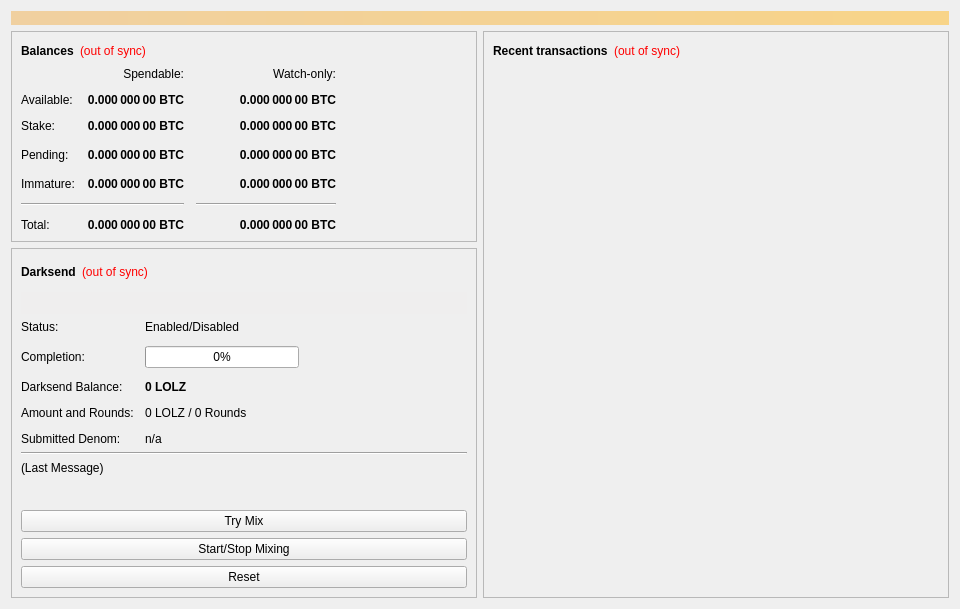
<?xml version="1.0" encoding="UTF-8"?>
<ui version="4.0">
 <class>OverviewPage</class>
 <widget class="QWidget" name="OverviewPage">
  <property name="geometry">
   <rect>
    <x>0</x>
    <y>0</y>
    <width>960</width>
    <height>594</height>
   </rect>
  </property>
  <property name="minimumSize">
   <size>
    <width>960</width>
    <height>0</height>
   </size>
  </property>
  <property name="windowTitle">
   <string>Form</string>
  </property>
  <layout class="QVBoxLayout" name="topLayout">
   <item>
    <widget class="QLabel" name="labelAlerts">
     <property name="visible">
      <bool>false</bool>
     </property>
     <property name="styleSheet">
      <string notr="true">background-color: qlineargradient(x1: 0, y1: 0, x2: 1, y2: 0, stop:0 #F0D0A0, stop:1 #F8D488); color:#000000;</string>
     </property>
     <property name="wordWrap">
      <bool>true</bool>
     </property>
     <property name="margin">
      <number>3</number>
     </property>
    </widget>
   </item>
   <item>
    <layout class="QHBoxLayout" name="horizontalLayout" stretch="1,1">
     <item>
      <layout class="QVBoxLayout" name="verticalLayout_2">
       <item>
        <widget class="QFrame" name="frame">
         <property name="frameShape">
          <enum>QFrame::StyledPanel</enum>
         </property>
         <property name="frameShadow">
          <enum>QFrame::Raised</enum>
         </property>
         <layout class="QVBoxLayout" name="verticalLayout_4">
          <item>
           <layout class="QHBoxLayout" name="horizontalLayout_4">
            <item>
             <widget class="QLabel" name="label_5">
              <property name="font">
               <font>
                <weight>75</weight>
                <bold>true</bold>
               </font>
              </property>
              <property name="text">
               <string>Balances</string>
              </property>
             </widget>
            </item>
            <item>
             <widget class="QLabel" name="labelWalletStatus">
              <property name="cursor">
               <cursorShape>WhatsThisCursor</cursorShape>
              </property>
              <property name="toolTip">
               <string>The displayed information may be out of date. Your wallet automatically synchronizes with the LoanOrLeaseZ network after a connection is established, but this process has not completed yet.</string>
              </property>
              <property name="styleSheet">
               <string notr="true">QLabel { color: red; }</string>
              </property>
              <property name="text">
               <string notr="true">(out of sync)</string>
              </property>
              <property name="alignment">
               <set>Qt::AlignLeading|Qt::AlignLeft|Qt::AlignVCenter</set>
              </property>
             </widget>
            </item>
            <item>
             <spacer name="horizontalSpacer_3">
              <property name="orientation">
               <enum>Qt::Horizontal</enum>
              </property>
              <property name="sizeHint" stdset="0">
               <size>
                <width>40</width>
                <height>20</height>
               </size>
              </property>
             </spacer>
            </item>
           </layout>
          </item>
          <item>
           <layout class="QGridLayout" name="gridLayout">
            <property name="spacing">
             <number>12</number>
            </property>
            <item row="3" column="2">
             <widget class="QLabel" name="labelWatchPending">
              <property name="font">
               <font>
                <weight>75</weight>
                <bold>true</bold>
               </font>
              </property>
              <property name="cursor">
               <cursorShape>IBeamCursor</cursorShape>
              </property>
              <property name="toolTip">
               <string>Unconfirmed transactions to watch-only addresses</string>
              </property>
              <property name="text">
               <string notr="true">0.000 000 00 BTC</string>
              </property>
              <property name="alignment">
               <set>Qt::AlignRight|Qt::AlignTrailing|Qt::AlignVCenter</set>
              </property>
              <property name="textInteractionFlags">
               <set>Qt::LinksAccessibleByMouse|Qt::TextSelectableByKeyboard|Qt::TextSelectableByMouse</set>
              </property>
             </widget>
            </item>
            <item row="3" column="1">
             <widget class="QLabel" name="labelUnconfirmed">
              <property name="font">
               <font>
                <weight>75</weight>
                <bold>true</bold>
               </font>
              </property>
              <property name="cursor">
               <cursorShape>IBeamCursor</cursorShape>
              </property>
              <property name="toolTip">
               <string>Total of transactions that have yet to be confirmed, and do not yet count toward the spendable balance</string>
              </property>
              <property name="text">
               <string notr="true">0.000 000 00 BTC</string>
              </property>
              <property name="alignment">
               <set>Qt::AlignRight|Qt::AlignTrailing|Qt::AlignVCenter</set>
              </property>
              <property name="textInteractionFlags">
               <set>Qt::LinksAccessibleByMouse|Qt::TextSelectableByKeyboard|Qt::TextSelectableByMouse</set>
              </property>
             </widget>
            </item>
            <item row="4" column="2">
             <widget class="QLabel" name="labelWatchImmature">
              <property name="font">
               <font>
                <weight>75</weight>
                <bold>true</bold>
               </font>
              </property>
              <property name="cursor">
               <cursorShape>IBeamCursor</cursorShape>
              </property>
              <property name="toolTip">
               <string>Mined balance in watch-only addresses that has not yet matured</string>
              </property>
              <property name="text">
               <string notr="true">0.000 000 00 BTC</string>
              </property>
              <property name="alignment">
               <set>Qt::AlignRight|Qt::AlignTrailing|Qt::AlignVCenter</set>
              </property>
              <property name="textInteractionFlags">
               <set>Qt::LinksAccessibleByMouse|Qt::TextSelectableByKeyboard|Qt::TextSelectableByMouse</set>
              </property>
             </widget>
            </item>
            <item row="5" column="0" colspan="2">
             <widget class="Line" name="lineSpendableBalance">
              <property name="orientation">
               <enum>Qt::Horizontal</enum>
              </property>
             </widget>
            </item>
            <item row="5" column="2">
             <widget class="Line" name="lineWatchBalance">
              <property name="sizePolicy">
               <sizepolicy hsizetype="Preferred" vsizetype="Fixed">
                <horstretch>0</horstretch>
                <verstretch>0</verstretch>
               </sizepolicy>
              </property>
              <property name="minimumSize">
               <size>
                <width>140</width>
                <height>0</height>
               </size>
              </property>
              <property name="orientation">
               <enum>Qt::Horizontal</enum>
              </property>
             </widget>
            </item>
            <item row="6" column="0">
             <widget class="QLabel" name="labelTotalText">
              <property name="text">
               <string>Total:</string>
              </property>
             </widget>
            </item>
            <item row="4" column="1">
             <widget class="QLabel" name="labelImmature">
              <property name="font">
               <font>
                <weight>75</weight>
                <bold>true</bold>
               </font>
              </property>
              <property name="cursor">
               <cursorShape>IBeamCursor</cursorShape>
              </property>
              <property name="toolTip">
               <string>Mined balance that has not yet matured</string>
              </property>
              <property name="text">
               <string notr="true">0.000 000 00 BTC</string>
              </property>
              <property name="alignment">
               <set>Qt::AlignRight|Qt::AlignTrailing|Qt::AlignVCenter</set>
              </property>
              <property name="textInteractionFlags">
               <set>Qt::LinksAccessibleByMouse|Qt::TextSelectableByKeyboard|Qt::TextSelectableByMouse</set>
              </property>
             </widget>
            </item>
            <item row="3" column="3">
             <spacer name="horizontalSpacer_2">
              <property name="orientation">
               <enum>Qt::Horizontal</enum>
              </property>
              <property name="sizeHint" stdset="0">
               <size>
                <width>40</width>
                <height>20</height>
               </size>
              </property>
             </spacer>
            </item>
            <item row="4" column="0">
             <widget class="QLabel" name="labelImmatureText">
              <property name="text">
               <string>Immature:</string>
              </property>
             </widget>
            </item>
            <item row="6" column="1">
             <widget class="QLabel" name="labelTotal">
              <property name="font">
               <font>
                <weight>75</weight>
                <bold>true</bold>
               </font>
              </property>
              <property name="cursor">
               <cursorShape>IBeamCursor</cursorShape>
              </property>
              <property name="toolTip">
               <string>Your current total balance</string>
              </property>
              <property name="text">
               <string notr="true">0.000 000 00 BTC</string>
              </property>
              <property name="alignment">
               <set>Qt::AlignRight|Qt::AlignTrailing|Qt::AlignVCenter</set>
              </property>
              <property name="textInteractionFlags">
               <set>Qt::LinksAccessibleByMouse|Qt::TextSelectableByKeyboard|Qt::TextSelectableByMouse</set>
              </property>
             </widget>
            </item>
            <item row="6" column="2">
             <widget class="QLabel" name="labelWatchTotal">
              <property name="font">
               <font>
                <weight>75</weight>
                <bold>true</bold>
               </font>
              </property>
              <property name="cursor">
               <cursorShape>IBeamCursor</cursorShape>
              </property>
              <property name="toolTip">
               <string>Current total balance in watch-only addresses</string>
              </property>
              <property name="text">
               <string notr="true">0.000 000 00 BTC</string>
              </property>
              <property name="alignment">
               <set>Qt::AlignRight|Qt::AlignTrailing|Qt::AlignVCenter</set>
              </property>
              <property name="textInteractionFlags">
               <set>Qt::LinksAccessibleByMouse|Qt::TextSelectableByKeyboard|Qt::TextSelectableByMouse</set>
              </property>
             </widget>
            </item>
            <item row="0" column="2">
             <widget class="QLabel" name="labelWatchonly">
              <property name="text">
               <string>Watch-only:</string>
              </property>
              <property name="alignment">
               <set>Qt::AlignRight|Qt::AlignTrailing|Qt::AlignVCenter</set>
              </property>
             </widget>
            </item>
            <item row="1" column="0">
             <widget class="QLabel" name="labelBalanceText">
              <property name="text">
               <string>Available:</string>
              </property>
             </widget>
            </item>
            <item row="1" column="1">
             <widget class="QLabel" name="labelBalance">
              <property name="font">
               <font>
                <weight>75</weight>
                <bold>true</bold>
               </font>
              </property>
              <property name="cursor">
               <cursorShape>IBeamCursor</cursorShape>
              </property>
              <property name="toolTip">
               <string>Your current spendable balance</string>
              </property>
              <property name="text">
               <string notr="true">0.000 000 00 BTC</string>
              </property>
              <property name="alignment">
               <set>Qt::AlignRight|Qt::AlignTrailing|Qt::AlignVCenter</set>
              </property>
              <property name="textInteractionFlags">
               <set>Qt::LinksAccessibleByMouse|Qt::TextSelectableByKeyboard|Qt::TextSelectableByMouse</set>
              </property>
             </widget>
            </item>
            <item row="2" column="0">
             <widget class="QLabel" name="label_10">
              <property name="text">
               <string>Stake:</string>
              </property>
             </widget>
            </item>
            <item row="2" column="1">
             <widget class="QLabel" name="labelStake">
              <property name="font">
               <font>
                <weight>75</weight>
                <bold>true</bold>
               </font>
              </property>
              <property name="cursor">
               <cursorShape>IBeamCursor</cursorShape>
              </property>
              <property name="toolTip">
               <string>Total of coins that was staked, and do not yet count toward the current balance</string>
              </property>
              <property name="text">
               <string notr="true">0.000 000 00 BTC</string>
              </property>
              <property name="alignment">
               <set>Qt::AlignRight|Qt::AlignTrailing|Qt::AlignVCenter</set>
              </property>
              <property name="textInteractionFlags">
               <set>Qt::LinksAccessibleByMouse|Qt::TextSelectableByKeyboard|Qt::TextSelectableByMouse</set>
              </property>
             </widget>
            </item>
            <item row="2" column="2">
             <widget class="QLabel" name="labelWatchStake">
              <property name="font">
               <font>
                <weight>75</weight>
                <bold>true</bold>
               </font>
              </property>
              <property name="cursor">
               <cursorShape>IBeamCursor</cursorShape>
              </property>
              <property name="toolTip">
               <string>Total of coins that was staked in watch-only addresses, and do not yet count toward the current watch-only balance</string>
              </property>
              <property name="text">
               <string notr="true">0.000 000 00 BTC</string>
              </property>
              <property name="alignment">
               <set>Qt::AlignRight|Qt::AlignTrailing|Qt::AlignVCenter</set>
              </property>
              <property name="textInteractionFlags">
               <set>Qt::LinksAccessibleByMouse|Qt::TextSelectableByKeyboard|Qt::TextSelectableByMouse</set>
              </property>
             </widget>
            </item>
            <item row="1" column="2">
             <widget class="QLabel" name="labelWatchAvailable">
              <property name="font">
               <font>
                <weight>75</weight>
                <bold>true</bold>
               </font>
              </property>
              <property name="cursor">
               <cursorShape>IBeamCursor</cursorShape>
              </property>
              <property name="toolTip">
               <string>Your current balance in watch-only addresses</string>
              </property>
              <property name="text">
               <string notr="true">0.000 000 00 BTC</string>
              </property>
              <property name="alignment">
               <set>Qt::AlignRight|Qt::AlignTrailing|Qt::AlignVCenter</set>
              </property>
              <property name="textInteractionFlags">
               <set>Qt::LinksAccessibleByMouse|Qt::TextSelectableByKeyboard|Qt::TextSelectableByMouse</set>
              </property>
             </widget>
            </item>
            <item row="3" column="0">
             <widget class="QLabel" name="labelPendingText">
              <property name="text">
               <string>Pending:</string>
              </property>
             </widget>
            </item>
            <item row="0" column="1">
             <widget class="QLabel" name="labelSpendable">
              <property name="text">
               <string>Spendable:</string>
              </property>
              <property name="alignment">
               <set>Qt::AlignRight|Qt::AlignTrailing|Qt::AlignVCenter</set>
              </property>
             </widget>
            </item>
           </layout>
          </item>
         </layout>
        </widget>
       </item>
       <item>
        <widget class="QFrame" name="frameDarksend">
		<property name="visible">
          <bool>false</bool>
         </property>
         <property name="sizePolicy">
          <sizepolicy hsizetype="Expanding" vsizetype="Expanding">
           <horstretch>0</horstretch>
           <verstretch>0</verstretch>
          </sizepolicy>
         </property>
         <property name="minimumSize">
          <size>
           <width>0</width>
           <height>350</height>
          </size>
         </property>
         <property name="layoutDirection">
          <enum>Qt::LeftToRight</enum>
         </property>
         <property name="frameShape">
          <enum>QFrame::StyledPanel</enum>
         </property>
         <property name="frameShadow">
          <enum>QFrame::Raised</enum>
         </property>
         <layout class="QVBoxLayout" name="verticalLayout_5">
          <item>
           <layout class="QHBoxLayout" name="horizontalLayout_5">
            <item>
             <widget class="QLabel" name="label_2">
              <property name="font">
               <font>
                <weight>75</weight>
                <bold>true</bold>
               </font>
              </property>
              <property name="text">
               <string>Darksend</string>
              </property>
             </widget>
            </item>
            <item>
             <widget class="QLabel" name="labelDarksendSyncStatus">
              <property name="toolTip">
               <string>The displayed information may be out of date. Your wallet automatically synchronizes with the LoanOrLeaseZ network after a connection is established, but this process has not completed yet.</string>
              </property>
              <property name="styleSheet">
               <string notr="true">QLabel { color: red; }</string>
              </property>
              <property name="text">
               <string notr="true">(out of sync)</string>
              </property>
              <property name="alignment">
               <set>Qt::AlignLeading|Qt::AlignLeft|Qt::AlignVCenter</set>
              </property>
             </widget>
            </item>
            <item>
             <spacer name="horizontalSpacer_4">
              <property name="orientation">
               <enum>Qt::Horizontal</enum>
              </property>
              <property name="sizeHint" stdset="0">
               <size>
                <width>40</width>
                <height>20</height>
               </size>
              </property>
             </spacer>
            </item>
           </layout>
          </item>
          <item>
           <widget class="QPushButton" name="runAutoDenom">
            <property name="palette">
             <palette>
              <active>
               <colorrole role="WindowText">
                <brush brushstyle="SolidPattern">
                 <color alpha="255">
                  <red>0</red>
                  <green>0</green>
                  <blue>0</blue>
                 </color>
                </brush>
               </colorrole>
               <colorrole role="Button">
                <brush brushstyle="SolidPattern">
                 <color alpha="255">
                  <red>239</red>
                  <green>238</green>
                  <blue>238</blue>
                 </color>
                </brush>
               </colorrole>
               <colorrole role="Light">
                <brush brushstyle="SolidPattern">
                 <color alpha="255">
                  <red>255</red>
                  <green>255</green>
                  <blue>255</blue>
                 </color>
                </brush>
               </colorrole>
               <colorrole role="Midlight">
                <brush brushstyle="SolidPattern">
                 <color alpha="255">
                  <red>247</red>
                  <green>246</green>
                  <blue>246</blue>
                 </color>
                </brush>
               </colorrole>
               <colorrole role="Dark">
                <brush brushstyle="SolidPattern">
                 <color alpha="255">
                  <red>119</red>
                  <green>119</green>
                  <blue>119</blue>
                 </color>
                </brush>
               </colorrole>
               <colorrole role="Mid">
                <brush brushstyle="SolidPattern">
                 <color alpha="255">
                  <red>159</red>
                  <green>159</green>
                  <blue>159</blue>
                 </color>
                </brush>
               </colorrole>
               <colorrole role="Text">
                <brush brushstyle="SolidPattern">
                 <color alpha="255">
                  <red>0</red>
                  <green>0</green>
                  <blue>0</blue>
                 </color>
                </brush>
               </colorrole>
               <colorrole role="BrightText">
                <brush brushstyle="SolidPattern">
                 <color alpha="255">
                  <red>255</red>
                  <green>255</green>
                  <blue>255</blue>
                 </color>
                </brush>
               </colorrole>
               <colorrole role="ButtonText">
                <brush brushstyle="SolidPattern">
                 <color alpha="255">
                  <red>0</red>
                  <green>0</green>
                  <blue>0</blue>
                 </color>
                </brush>
               </colorrole>
               <colorrole role="Base">
                <brush brushstyle="SolidPattern">
                 <color alpha="255">
                  <red>255</red>
                  <green>255</green>
                  <blue>255</blue>
                 </color>
                </brush>
               </colorrole>
               <colorrole role="Window">
                <brush brushstyle="SolidPattern">
                 <color alpha="255">
                  <red>239</red>
                  <green>238</green>
                  <blue>238</blue>
                 </color>
                </brush>
               </colorrole>
               <colorrole role="Shadow">
                <brush brushstyle="SolidPattern">
                 <color alpha="255">
                  <red>0</red>
                  <green>0</green>
                  <blue>0</blue>
                 </color>
                </brush>
               </colorrole>
               <colorrole role="AlternateBase">
                <brush brushstyle="SolidPattern">
                 <color alpha="255">
                  <red>247</red>
                  <green>246</green>
                  <blue>246</blue>
                 </color>
                </brush>
               </colorrole>
               <colorrole role="ToolTipBase">
                <brush brushstyle="SolidPattern">
                 <color alpha="255">
                  <red>255</red>
                  <green>255</green>
                  <blue>220</blue>
                 </color>
                </brush>
               </colorrole>
               <colorrole role="ToolTipText">
                <brush brushstyle="SolidPattern">
                 <color alpha="255">
                  <red>0</red>
                  <green>0</green>
                  <blue>0</blue>
                 </color>
                </brush>
               </colorrole>
              </active>
              <inactive>
               <colorrole role="WindowText">
                <brush brushstyle="SolidPattern">
                 <color alpha="255">
                  <red>0</red>
                  <green>0</green>
                  <blue>0</blue>
                 </color>
                </brush>
               </colorrole>
               <colorrole role="Button">
                <brush brushstyle="SolidPattern">
                 <color alpha="255">
                  <red>239</red>
                  <green>238</green>
                  <blue>238</blue>
                 </color>
                </brush>
               </colorrole>
               <colorrole role="Light">
                <brush brushstyle="SolidPattern">
                 <color alpha="255">
                  <red>255</red>
                  <green>255</green>
                  <blue>255</blue>
                 </color>
                </brush>
               </colorrole>
               <colorrole role="Midlight">
                <brush brushstyle="SolidPattern">
                 <color alpha="255">
                  <red>247</red>
                  <green>246</green>
                  <blue>246</blue>
                 </color>
                </brush>
               </colorrole>
               <colorrole role="Dark">
                <brush brushstyle="SolidPattern">
                 <color alpha="255">
                  <red>119</red>
                  <green>119</green>
                  <blue>119</blue>
                 </color>
                </brush>
               </colorrole>
               <colorrole role="Mid">
                <brush brushstyle="SolidPattern">
                 <color alpha="255">
                  <red>159</red>
                  <green>159</green>
                  <blue>159</blue>
                 </color>
                </brush>
               </colorrole>
               <colorrole role="Text">
                <brush brushstyle="SolidPattern">
                 <color alpha="255">
                  <red>0</red>
                  <green>0</green>
                  <blue>0</blue>
                 </color>
                </brush>
               </colorrole>
               <colorrole role="BrightText">
                <brush brushstyle="SolidPattern">
                 <color alpha="255">
                  <red>255</red>
                  <green>255</green>
                  <blue>255</blue>
                 </color>
                </brush>
               </colorrole>
               <colorrole role="ButtonText">
                <brush brushstyle="SolidPattern">
                 <color alpha="255">
                  <red>0</red>
                  <green>0</green>
                  <blue>0</blue>
                 </color>
                </brush>
               </colorrole>
               <colorrole role="Base">
                <brush brushstyle="SolidPattern">
                 <color alpha="255">
                  <red>255</red>
                  <green>255</green>
                  <blue>255</blue>
                 </color>
                </brush>
               </colorrole>
               <colorrole role="Window">
                <brush brushstyle="SolidPattern">
                 <color alpha="255">
                  <red>239</red>
                  <green>238</green>
                  <blue>238</blue>
                 </color>
                </brush>
               </colorrole>
               <colorrole role="Shadow">
                <brush brushstyle="SolidPattern">
                 <color alpha="255">
                  <red>0</red>
                  <green>0</green>
                  <blue>0</blue>
                 </color>
                </brush>
               </colorrole>
               <colorrole role="AlternateBase">
                <brush brushstyle="SolidPattern">
                 <color alpha="255">
                  <red>247</red>
                  <green>246</green>
                  <blue>246</blue>
                 </color>
                </brush>
               </colorrole>
               <colorrole role="ToolTipBase">
                <brush brushstyle="SolidPattern">
                 <color alpha="255">
                  <red>255</red>
                  <green>255</green>
                  <blue>220</blue>
                 </color>
                </brush>
               </colorrole>
               <colorrole role="ToolTipText">
                <brush brushstyle="SolidPattern">
                 <color alpha="255">
                  <red>0</red>
                  <green>0</green>
                  <blue>0</blue>
                 </color>
                </brush>
               </colorrole>
              </inactive>
              <disabled>
               <colorrole role="WindowText">
                <brush brushstyle="SolidPattern">
                 <color alpha="255">
                  <red>119</red>
                  <green>119</green>
                  <blue>119</blue>
                 </color>
                </brush>
               </colorrole>
               <colorrole role="Button">
                <brush brushstyle="SolidPattern">
                 <color alpha="255">
                  <red>239</red>
                  <green>238</green>
                  <blue>238</blue>
                 </color>
                </brush>
               </colorrole>
               <colorrole role="Light">
                <brush brushstyle="SolidPattern">
                 <color alpha="255">
                  <red>255</red>
                  <green>255</green>
                  <blue>255</blue>
                 </color>
                </brush>
               </colorrole>
               <colorrole role="Midlight">
                <brush brushstyle="SolidPattern">
                 <color alpha="255">
                  <red>247</red>
                  <green>246</green>
                  <blue>246</blue>
                 </color>
                </brush>
               </colorrole>
               <colorrole role="Dark">
                <brush brushstyle="SolidPattern">
                 <color alpha="255">
                  <red>119</red>
                  <green>119</green>
                  <blue>119</blue>
                 </color>
                </brush>
               </colorrole>
               <colorrole role="Mid">
                <brush brushstyle="SolidPattern">
                 <color alpha="255">
                  <red>159</red>
                  <green>159</green>
                  <blue>159</blue>
                 </color>
                </brush>
               </colorrole>
               <colorrole role="Text">
                <brush brushstyle="SolidPattern">
                 <color alpha="255">
                  <red>119</red>
                  <green>119</green>
                  <blue>119</blue>
                 </color>
                </brush>
               </colorrole>
               <colorrole role="BrightText">
                <brush brushstyle="SolidPattern">
                 <color alpha="255">
                  <red>255</red>
                  <green>255</green>
                  <blue>255</blue>
                 </color>
                </brush>
               </colorrole>
               <colorrole role="ButtonText">
                <brush brushstyle="SolidPattern">
                 <color alpha="255">
                  <red>119</red>
                  <green>119</green>
                  <blue>119</blue>
                 </color>
                </brush>
               </colorrole>
               <colorrole role="Base">
                <brush brushstyle="SolidPattern">
                 <color alpha="255">
                  <red>239</red>
                  <green>238</green>
                  <blue>238</blue>
                 </color>
                </brush>
               </colorrole>
               <colorrole role="Window">
                <brush brushstyle="SolidPattern">
                 <color alpha="255">
                  <red>239</red>
                  <green>238</green>
                  <blue>238</blue>
                 </color>
                </brush>
               </colorrole>
               <colorrole role="Shadow">
                <brush brushstyle="SolidPattern">
                 <color alpha="255">
                  <red>0</red>
                  <green>0</green>
                  <blue>0</blue>
                 </color>
                </brush>
               </colorrole>
               <colorrole role="AlternateBase">
                <brush brushstyle="SolidPattern">
                 <color alpha="255">
                  <red>239</red>
                  <green>238</green>
                  <blue>238</blue>
                 </color>
                </brush>
               </colorrole>
               <colorrole role="ToolTipBase">
                <brush brushstyle="SolidPattern">
                 <color alpha="255">
                  <red>255</red>
                  <green>255</green>
                  <blue>220</blue>
                 </color>
                </brush>
               </colorrole>
               <colorrole role="ToolTipText">
                <brush brushstyle="SolidPattern">
                 <color alpha="255">
                  <red>0</red>
                  <green>0</green>
                  <blue>0</blue>
                 </color>
                </brush>
               </colorrole>
              </disabled>
             </palette>
            </property>
            <property name="focusPolicy">
             <enum>Qt::NoFocus</enum>
            </property>
            <property name="autoFillBackground">
             <bool>true</bool>
            </property>
            <property name="text">
             <string/>
            </property>
            <property name="flat">
             <bool>true</bool>
            </property>
           </widget>
          </item>
          <item>
           <layout class="QFormLayout" name="formLayout">
            <property name="fieldGrowthPolicy">
             <enum>QFormLayout::AllNonFixedFieldsGrow</enum>
            </property>
            <property name="horizontalSpacing">
             <number>11</number>
            </property>
            <property name="verticalSpacing">
             <number>12</number>
            </property>
            <item row="0" column="0">
             <widget class="QLabel" name="label_6">
              <property name="text">
               <string>Status:</string>
              </property>
             </widget>
            </item>
            <item row="1" column="0">
             <widget class="QLabel" name="label_7">
              <property name="text">
               <string>Completion:</string>
              </property>
             </widget>
            </item>
            <item row="1" column="1">
             <widget class="QProgressBar" name="darksendProgress">
              <property name="maximumSize">
               <size>
                <width>154</width>
                <height>16777215</height>
               </size>
              </property>
              <property name="value">
               <number>0</number>
              </property>
             </widget>
            </item>
            <item row="3" column="0">
             <widget class="QLabel" name="labelAnonymizedText">
              <property name="text">
               <string>Darksend Balance:</string>
              </property>
             </widget>
            </item>
            <item row="3" column="1">
             <widget class="QLabel" name="labelAnonymized">
              <property name="font">
               <font>
                <weight>75</weight>
                <bold>true</bold>
               </font>
              </property>
              <property name="text">
               <string notr="true">0 LOLZ</string>
              </property>
             </widget>
            </item>
            <item row="4" column="0">
             <widget class="QLabel" name="label_8">
              <property name="text">
               <string>Amount and Rounds:</string>
              </property>
             </widget>
            </item>
            <item row="4" column="1">
             <widget class="QLabel" name="labelAmountRounds">
              <property name="text">
               <string>0 LOLZ / 0 Rounds</string>
              </property>
             </widget>
            </item>
            <item row="5" column="0">
             <widget class="QLabel" name="label_9">
              <property name="text">
               <string>Submitted Denom:</string>
              </property>
             </widget>
            </item>
            <item row="5" column="1">
             <widget class="QLabel" name="labelSubmittedDenom">
              <property name="toolTip">
               <string>The denominations you submitted to the Masternode.&lt;br&gt;To mix, other users must submit the exact same denominations.</string>
              </property>
              <property name="text">
               <string>n/a</string>
              </property>
             </widget>
            </item>
            <item row="0" column="1">
             <widget class="QLabel" name="darksendEnabled">
              <property name="text">
               <string>Enabled/Disabled</string>
              </property>
             </widget>
            </item>
           </layout>
          </item>
          <item>
           <widget class="Line" name="lineLastMessage">
            <property name="orientation">
             <enum>Qt::Horizontal</enum>
            </property>
           </widget>
          </item>
          <item>
           <widget class="QLabel" name="darksendStatus">
            <property name="minimumSize">
             <size>
              <width>288</width>
              <height>43</height>
             </size>
            </property>
            <property name="text">
             <string>(Last Message)</string>
            </property>
            <property name="alignment">
             <set>Qt::AlignLeading|Qt::AlignLeft|Qt::AlignTop</set>
            </property>
            <property name="wordWrap">
             <bool>true</bool>
            </property>
           </widget>
          </item>
          <item>
           <widget class="QPushButton" name="darksendAuto">
            <property name="sizePolicy">
             <sizepolicy hsizetype="MinimumExpanding" vsizetype="Fixed">
              <horstretch>0</horstretch>
              <verstretch>0</verstretch>
             </sizepolicy>
            </property>
            <property name="toolTip">
             <string>Try to manually submit a Darksend request.</string>
            </property>
            <property name="text">
             <string>Try Mix</string>
            </property>
           </widget>
          </item>
          <item>
           <widget class="QPushButton" name="toggleDarksend">
            <property name="sizePolicy">
             <sizepolicy hsizetype="MinimumExpanding" vsizetype="Fixed">
              <horstretch>0</horstretch>
              <verstretch>0</verstretch>
             </sizepolicy>
            </property>
            <property name="text">
             <string>Start/Stop Mixing</string>
            </property>
           </widget>
          </item>
          <item>
           <widget class="QPushButton" name="darksendReset">
            <property name="sizePolicy">
             <sizepolicy hsizetype="MinimumExpanding" vsizetype="Fixed">
              <horstretch>0</horstretch>
              <verstretch>0</verstretch>
             </sizepolicy>
            </property>
            <property name="toolTip">
             <string>Reset the current status of Darksend (can interrupt Darksend if it's in the process of Mixing, which can cost you money!)</string>
            </property>
            <property name="autoFillBackground">
             <bool>false</bool>
            </property>
            <property name="text">
             <string>Reset</string>
            </property>
           </widget>
          </item>
         </layout>
        </widget>
       </item>
       <item>
        <spacer name="verticalSpacer">
         <property name="orientation">
          <enum>Qt::Vertical</enum>
         </property>
         <property name="sizeHint" stdset="0">
          <size>
           <width>20</width>
           <height>40</height>
          </size>
         </property>
        </spacer>
       </item>
      </layout>
     </item>
     <item>
      <layout class="QVBoxLayout" name="verticalLayout_3">
       <item>
        <widget class="QFrame" name="frame_2">
         <property name="frameShape">
          <enum>QFrame::StyledPanel</enum>
         </property>
         <property name="frameShadow">
          <enum>QFrame::Raised</enum>
         </property>
         <layout class="QVBoxLayout" name="verticalLayout">
          <item>
           <layout class="QHBoxLayout" name="horizontalLayout_2">
            <item>
             <widget class="QLabel" name="label_4">
              <property name="font">
               <font>
                <weight>75</weight>
                <bold>true</bold>
               </font>
              </property>
              <property name="text">
               <string>Recent transactions</string>
              </property>
             </widget>
            </item>
            <item>
             <widget class="QLabel" name="labelTransactionsStatus">
              <property name="cursor">
               <cursorShape>WhatsThisCursor</cursorShape>
              </property>
              <property name="toolTip">
               <string>The displayed information may be out of date. Your wallet automatically synchronizes with the LoanOrLeaseZ network after a connection is established, but this process has not completed yet.</string>
              </property>
              <property name="styleSheet">
               <string notr="true">QLabel { color: red; }</string>
              </property>
              <property name="text">
               <string notr="true">(out of sync)</string>
              </property>
              <property name="alignment">
               <set>Qt::AlignRight|Qt::AlignTrailing|Qt::AlignVCenter</set>
              </property>
             </widget>
            </item>
            <item>
             <spacer name="horizontalSpacer">
              <property name="orientation">
               <enum>Qt::Horizontal</enum>
              </property>
              <property name="sizeHint" stdset="0">
               <size>
                <width>40</width>
                <height>20</height>
               </size>
              </property>
             </spacer>
            </item>
           </layout>
          </item>
          <item>
           <widget class="QListView" name="listTransactions">
            <property name="styleSheet">
             <string notr="true">QListView { background: transparent; }</string>
            </property>
            <property name="frameShape">
             <enum>QFrame::NoFrame</enum>
            </property>
            <property name="verticalScrollBarPolicy">
             <enum>Qt::ScrollBarAlwaysOff</enum>
            </property>
            <property name="horizontalScrollBarPolicy">
             <enum>Qt::ScrollBarAlwaysOff</enum>
            </property>
            <property name="selectionMode">
             <enum>QAbstractItemView::NoSelection</enum>
            </property>
           </widget>
          </item>
         </layout>
        </widget>
       </item>
      </layout>
     </item>
    </layout>
   </item>
  </layout>
 </widget>
 <resources/>
 <connections/>
</ui>
